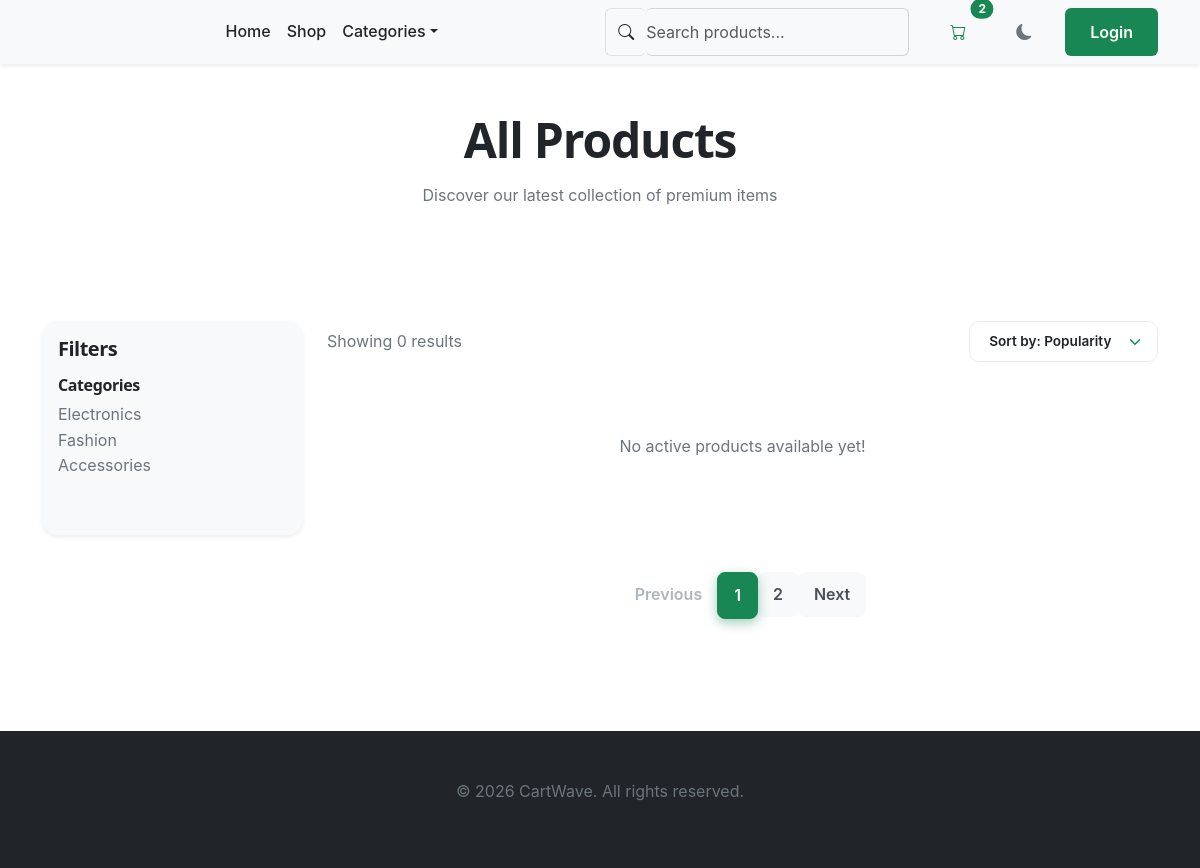
Page /shop/ on the earlier database version.
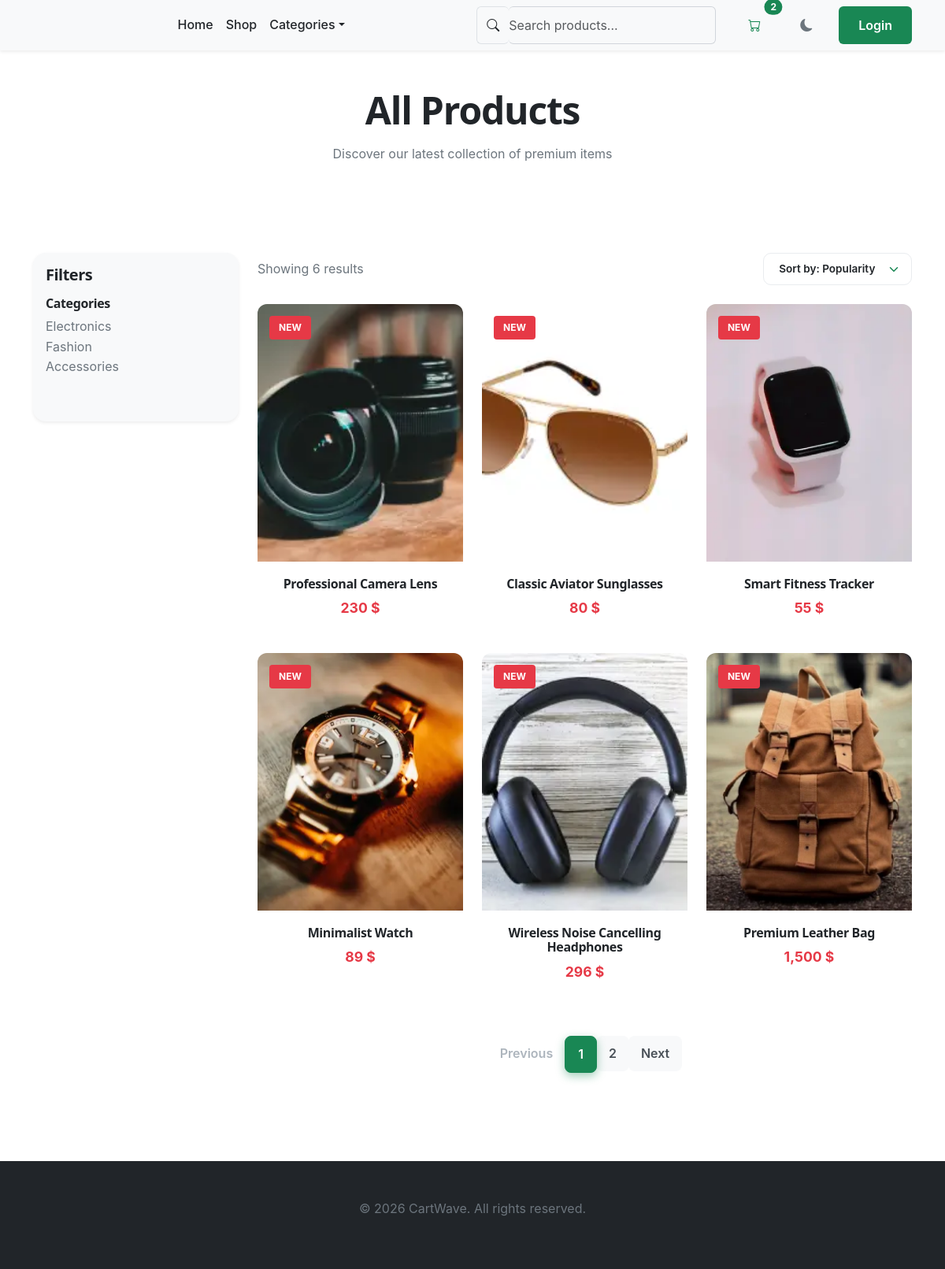
Same page on the later database version.
### products/models.py (models this page shows, shortened)
class Product(models.Model):
    name = models.CharField(max_length=200)
    description = models.TextField(blank=True)
    price = models.IntegerField()
    image = models.ImageField(upload_to="products/",blank=True)
    slug = models.SlugField(unique=True, blank=True)
    sku = models.CharField(max_length=50, blank=True)
    category = models.ForeignKey(Category, on_delete=models.SET_NULL, null=True, blank=True, related_name='products')
    is_active = models.BooleanField(default=True)
    is_featured = models.BooleanField(default=False)
    created_at = models.DateTimeField(auto_now_add=True)
    class Meta:
        ordering = ['-created_at']

### products/views.py (the view)
# urls.py: path("shop/", shop, name="shop"),
def shop(request):
    products = Product.objects.filter(is_active=True).order_by('-created_at')
    site_config = SiteConfig.objects.first()
    return render(request, "shop.html", {
        "products": products,
        "site_config": site_config
        })

### templates/shop.html (shortened to what this page needs)
{% extends "base.html" %}
{% load static humanize %}
{% block content %}
    <section class="py-5 text-center">
      <div class="container">
        <h1 class="fw-bold mb-3">All Products</h1>
        <p class="text-muted">Discover our latest collection of premium items</p>
      </div>
    </section>
    <section class="py-5">
      <div class="container">
        <div class="row g-4">
          <aside class="col-lg-3">
            <div class="card border-0 shadow-sm p-3">
              <h5 class="fw-bold mb-3">Filters</h5>
              <div class="mb-4">
                <h6 class="fw-semibold">Categories</h6>
                <ul class="list-unstyled">
                  <li><a href="#" class="text-decoration-none text-muted">Electronics</a></li>
                  <li><a href="#" class="text-decoration-none text-muted">Fashion</a></li>
                  <li><a href="#" class="text-decoration-none text-muted">Accessories</a></li>
                </ul>
              </div>
            </div>
          </aside>
          <main class="col-lg-9">
            <div class="d-flex justify-content-between align-items-center mb-4">
              <span class="text-muted">Showing {{ products|length }} results</span>
              <select class="shop-sort-select w-auto form-select">
                <option>Sort by: Popularity</option>
              </select>
            </div>
            <div class="row g-4">
               {% for product in products %}
              <div class="col-lg-4 col-md-6">
                <div class="product-card-modern">
                  <div class="product-image-wrapper">
                    <span class="badge-new">New</span>
                    <img src="{{ product.image.url }}" alt="{{ product.name }}" />
                  </div>
                  <div class="product-info">
                    <h6 class="product-title">{{ product.name }}</h6>
                    <p class="product-price">{{ product.price|intcomma }} $</p>
                  </div>
                </div>
              </div>
              {% empty %}
                <div class="col-12 text-center py-5">
                  <p>No active products available yet!</p>
                </div>
              {% endfor %}
            </div>
            <nav aria-label="Page navigation" class="mt-5">
              <ul class="pagination justify-content-center">
                <li class="page-item disabled">
                  <a class="page-link" href="javascript:void(0)" tabindex="-1">Previous</a>
                </li>
                <li class="page-item active"><a class="page-link" href="javascript:void(0)">1</a></li>
                <li class="page-item"><a class="page-link" href="javascript:void(0)">2</a></li>
                <li class="page-item"><a class="page-link" href="javascript:void(0)">Next</a></li>
              </ul>
            </nav>
          </main>
        </div>
      </div>
    </section>
{% endblock %}

### templates/base.html (shortened to what this page needs)
{% load static humanize %}
<!doctype html>
<html lang="en" class="no-js" data-theme="light">
  <head>
    <link
      href="https://cdn.jsdelivr.net/npm/bootstrap@5.3.8/dist/css/bootstrap.min.css"
      rel="stylesheet"
    />
    <link
      rel="stylesheet"
      href="https://cdn.jsdelivr.net/npm/bootstrap-icons@1.11.3/font/bootstrap-icons.min.css"
    />
    <link rel="stylesheet" href="{% static 'assets/css/main.css' %}" />
    <link rel="stylesheet" href="{% static 'assets/css/sections.css' %}" />
    <link rel="stylesheet" href="{% static 'assets/css/responsive.css' %}" />
  </head>
  <body>
    <nav
      class="navbar navbar-expand-lg navbar-auto bg-surface shadow-sm sticky-top theme-border-bottom"
    >
      <div class="container">
        <div class="collapse navbar-collapse" id="mainNav">
          <ul class="navbar-nav mx-auto mb-2 mb-lg-0 fw-medium">
            <li class="nav-item">
              <a class="nav-link theme-text" href="/">Home</a>
            </li>
            <li class="nav-item">
              <a class="nav-link theme-text" href="/shop/">Shop</a>
            </li>
            <li class="nav-item dropdown">
              <a
                class="nav-link dropdown-toggle theme-text"
                href="#"
                role="button"
                data-bs-toggle="dropdown"
                >Categories</a
              >
            </li>
          </ul>
          <div class="d-flex align-items-center gap-3">
            <form class="d-flex position-relative me-2" role="search">
              <span
                class="input-group-text theme-input-group border-end-0 rounded-start"
              >
                <i class="bi bi-search theme-muted"></i>
              </span>
              <input
                class="form-control border-start-0 ps-0 rounded-end js-search-input theme-input"
                type="search"
                placeholder="Search products..."
                aria-label="Search"
              />
            </form>
            <a
              href="#"
              class="btn btn-outline-success position-relative rounded-2 px-3"
            >
              <i class="bi bi-cart"></i>
              <span
                class="position-absolute top-0 start-100 translate-middle badge rounded-pill bg-success text-white"
              >
                2
              </span>
            </a>
            <button
              class="btn btn-outline-secondary rounded-2 px-3 js-theme-toggle"
              aria-label="Toggle dark mode"
            >
              <i class="bi bi-moon-fill"></i>
            </button>
            <a href="#" class="btn btn-success rounded-2 px-4">Login</a>
          </div>
        </div>
      </div>
    </nav>
    <main>{% block content %} {% endblock %}</main>
    <footer class="bg-dark text-light py-5 mt-5">
      <div class="container text-center">
        <p>&copy; 2026 CartWave. All rights reserved.</p>
      </div>
    </footer>
  </body>
</html>

### static/assets/css/main.css (style rules this page uses)
:root { --primary: #e63946; --primary-dark: #d62828; --secondary: #ff6b35; --accent: #f59e0b; --background: #ffffff; --surface: #f8f9fa; --surface-2: #f1f5f9; --surface-3: #e2e8f0; --inverse: #111827; --text: #212529; --muted: #6c757d; --faint: #9ca3af; --on-primary: #ffffff; --on-inverse: #f8fafc; --border: #dee2e6; --border-strong: #d1d5db; --radius-sm: 6px; --radius-md: 10px; --radius-lg: 16px; --radius-xl: 24px; --radius-pill: 999px; --shadow-xs: 0 1px 2px rgba(0, 0, 0, 0.05); --shadow-sm: 0 2px 8px rgba(0, 0, 0, 0.06); --shadow-md: 0 10px 24px -12px rgba(0, 0, 0, 0.1); --ring: 0 0 0 3px rgba(229, 57, 53, 0.28); --font-display: "Plus Jakarta Sans", system-ui, sans-serif; --font-body: "Inter", system-ui, -apple-system, sans-serif; --fs-display: clamp(2.5rem, 1.4rem + 3.6vw, 4rem); --fs-h1: clamp(2rem, 1.3rem + 2.4vw, 3rem); --fs-h2: clamp(1.625rem, 1.25rem + 1.4vw, 2.5rem); --fs-h3: clamp(1.25rem, 1.08rem + 0.6vw, 1.75rem); --fs-h4: clamp(1.0625rem, 1rem + 0.3vw, 1.25rem); --fs-body: 1rem; --fs-sm: 0.875rem; --fs-xs: 0.8125rem; --section-y: clamp(3.5rem, 2rem + 5vw, 6rem); --gutter: 1.5rem; --navbar-h: 72px; --ease: cubic-bezier(0.2, 0, 0.1, 1); --dur-fast: 120ms; --dur: 220ms; --dur-slow: 420ms; color-scheme: light; }
*, *::before, *::after { box-sizing: border-box; }
html { scroll-behavior: smooth; scroll-padding-top: calc(var(--navbar-h) + 16px); }
body { background-color: var(--background); color: var(--text); font-family: var(--font-body); font-size: var(--fs-body); line-height: 1.6; margin: 0; -webkit-font-smoothing: antialiased; transition: background-color var(--dur) var(--ease), color var(--dur) var(--ease); }
h1, h2, h3, h4, h5, h6, .display-title { font-family: var(--font-display); font-weight: 700; line-height: 1.15; letter-spacing: -0.025em; margin-block: 0 0.5em; color: var(--text); }
h1 { font-size: var(--fs-h1); }
p { margin-bottom: 1rem; color: var(--muted); }
a { text-decoration: none; color: var(--primary); transition: color var(--dur-fast) var(--ease); }
.container, .container-fluid, .container-lg, .container-xl { --bs-gutter-x: var(--gutter); }
.text-muted { color: var(--muted) !important; }
.bg-surface { background-color: var(--surface); }
.btn { font-family: var(--font-body); font-weight: 600; border-radius: var(--radius-sm); padding: 0.6875rem 1.25rem; border: 1px solid transparent; display: inline-flex; align-items: center; justify-content: center; gap: 0.5rem; transition: all var(--dur-fast) var(--ease); }
.card { background-color: var(--surface); border: 1px solid var(--border); border-radius: var(--radius-lg); }
.form-control { background-color: var(--surface); border: 1px solid var(--border-strong); border-radius: var(--radius-sm); color: var(--text); padding: 0.6875rem 0.875rem; }

Differences in the rows shown:
added Product: image (picture), name "Professional Camera Lens", price "230"
added Product: image (picture), name "Classic Aviator Sunglasses", price "80"
added Product: image (picture), name "Smart Fitness Tracker", price "55"
added Product: image (picture), name "Minimalist Watch", price "89"
added Product: image (picture), name "Wireless Noise Cancelling Headphones", price "296"
added Product: image (picture), name "Premium Leather Bag", price "1,500"
Other differences:
{{ products|length }}: "0" → "6"
text no longer shown: "No active products available yet!"
